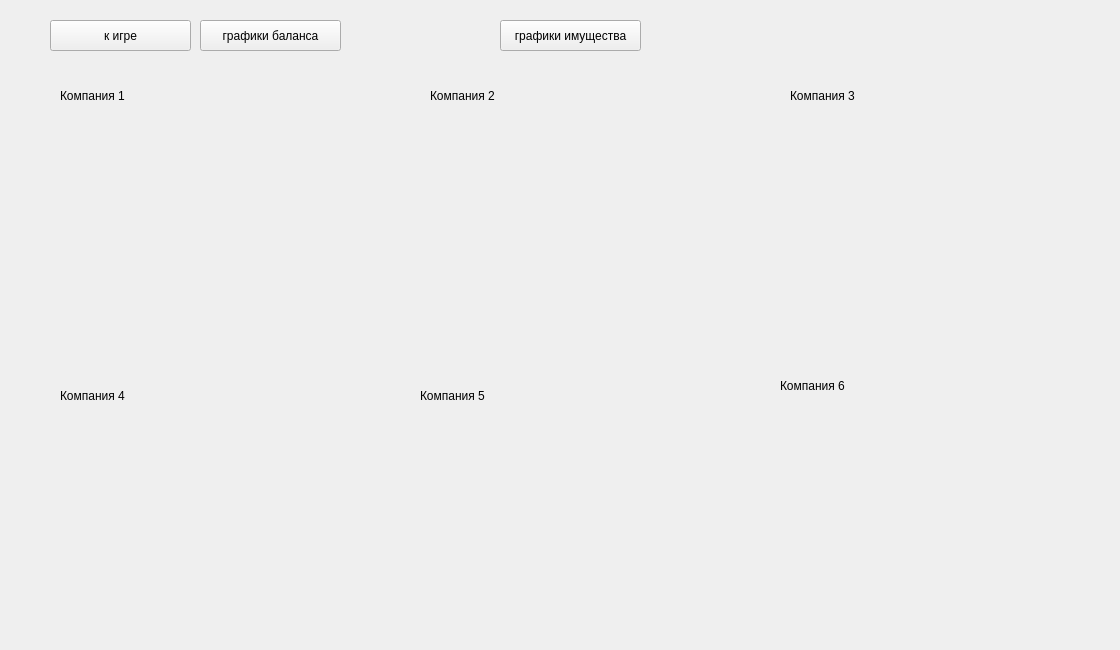
      <widget class="QWidget" name="GraphShipsPage">
       <widget class="QLabel" name="graph1Name_2">
        <property name="geometry">
         <rect>
          <x>60</x>
          <y>80</y>
          <width>151</width>
          <height>31</height>
         </rect>
        </property>
        <property name="text">
         <string>Компания 1</string>
        </property>
       </widget>
       <widget class="QLabel" name="graph6Name_2">
        <property name="geometry">
         <rect>
          <x>780</x>
          <y>370</y>
          <width>151</width>
          <height>31</height>
         </rect>
        </property>
        <property name="text">
         <string>Компания 6</string>
        </property>
       </widget>
       <widget class="QPushButton" name="pushButton_6">
        <property name="geometry">
         <rect>
          <x>50</x>
          <y>20</y>
          <width>141</width>
          <height>31</height>
         </rect>
        </property>
        <property name="text">
         <string>к игре</string>
        </property>
       </widget>
       <widget class="QCustomPlot" name="graphShips_3" native="true">
        <property name="geometry">
         <rect>
          <x>780</x>
          <y>140</y>
          <width>331</width>
          <height>211</height>
         </rect>
        </property>
       </widget>
       <widget class="QLabel" name="graph3Name_2">
        <property name="geometry">
         <rect>
          <x>790</x>
          <y>80</y>
          <width>151</width>
          <height>31</height>
         </rect>
        </property>
        <property name="text">
         <string>Компания 3</string>
        </property>
       </widget>
       <widget class="QCustomPlot" name="graphShips_2" native="true">
        <property name="geometry">
         <rect>
          <x>420</x>
          <y>140</y>
          <width>331</width>
          <height>211</height>
         </rect>
        </property>
       </widget>
       <widget class="QLabel" name="graph4Name_2">
        <property name="geometry">
         <rect>
          <x>60</x>
          <y>380</y>
          <width>151</width>
          <height>31</height>
         </rect>
        </property>
        <property name="text">
         <string>Компания 4</string>
        </property>
       </widget>
       <widget class="QCustomPlot" name="graphShips_1" native="true">
        <property name="geometry">
         <rect>
          <x>60</x>
          <y>140</y>
          <width>331</width>
          <height>211</height>
         </rect>
        </property>
       </widget>
       <widget class="QLabel" name="graph2Name_2">
        <property name="geometry">
         <rect>
          <x>430</x>
          <y>80</y>
          <width>151</width>
          <height>31</height>
         </rect>
        </property>
        <property name="text">
         <string>Компания 2</string>
        </property>
       </widget>
       <widget class="QLabel" name="graph5Name_2">
        <property name="geometry">
         <rect>
          <x>420</x>
          <y>380</y>
          <width>151</width>
          <height>31</height>
         </rect>
        </property>
        <property name="text">
         <string>Компания 5</string>
        </property>
       </widget>
       <widget class="QCustomPlot" name="graphShips_5" native="true">
        <property name="geometry">
         <rect>
          <x>420</x>
          <y>430</y>
          <width>331</width>
          <height>211</height>
         </rect>
        </property>
       </widget>
       <widget class="QCustomPlot" name="graphShips_6" native="true">
        <property name="geometry">
         <rect>
          <x>780</x>
          <y>430</y>
          <width>331</width>
          <height>211</height>
         </rect>
        </property>
       </widget>
       <widget class="QCustomPlot" name="graphShips_4" native="true">
        <property name="geometry">
         <rect>
          <x>60</x>
          <y>430</y>
          <width>331</width>
          <height>211</height>
         </rect>
        </property>
       </widget>
       <widget class="QPushButton" name="pushButton_7">
        <property name="geometry">
         <rect>
          <x>200</x>
          <y>20</y>
          <width>141</width>
          <height>31</height>
         </rect>
        </property>
        <property name="text">
         <string>графики баланса</string>
        </property>
       </widget>
       <widget class="QPushButton" name="pushButton_13">
        <property name="geometry">
         <rect>
          <x>500</x>
          <y>20</y>
          <width>141</width>
          <height>31</height>
         </rect>
        </property>
        <property name="text">
         <string>графики имущества</string>
        </property>
       </widget>
      </widget>
